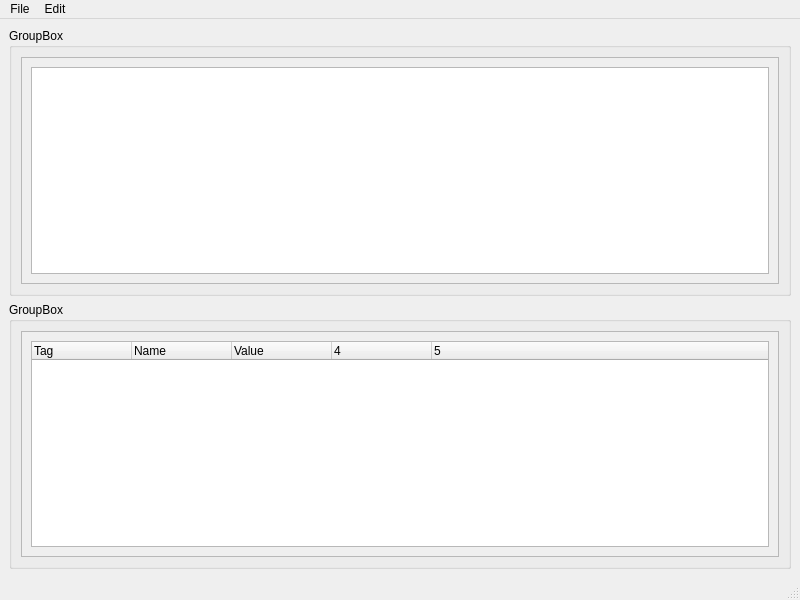
<?xml version="1.0" encoding="UTF-8"?>
<ui version="4.0">
 <class>MainWindow</class>
 <widget class="QMainWindow" name="MainWindow">
  <property name="geometry">
   <rect>
    <x>0</x>
    <y>0</y>
    <width>800</width>
    <height>600</height>
   </rect>
  </property>
  <property name="windowTitle">
   <string>MainWindow</string>
  </property>
  <widget class="QWidget" name="central_widget">
   <layout class="QFormLayout" name="formLayout_5">
    <item row="0" column="0" colspan="2">
     <widget class="QGroupBox" name="groupBox">
      <property name="title">
       <string>GroupBox</string>
      </property>
      <layout class="QFormLayout" name="formLayout_2">
       <item row="0" column="0" colspan="2">
        <widget class="QScrollArea" name="scrollArea">
         <property name="widgetResizable">
          <bool>true</bool>
         </property>
         <widget class="QWidget" name="scrollAreaWidgetContents">
          <property name="geometry">
           <rect>
            <x>0</x>
            <y>0</y>
            <width>744</width>
            <height>213</height>
           </rect>
          </property>
          <layout class="QFormLayout" name="formLayout">
           <item row="0" column="0" colspan="2">
            <widget class="QListWidget" name="listWidget">
             <property name="autoFillBackground">
              <bool>true</bool>
             </property>
             <property name="selectionRectVisible">
              <bool>true</bool>
             </property>
            </widget>
           </item>
          </layout>
         </widget>
        </widget>
       </item>
      </layout>
     </widget>
    </item>
    <item row="1" column="0" colspan="2">
     <widget class="QGroupBox" name="groupBox_2">
      <property name="title">
       <string>GroupBox</string>
      </property>
      <layout class="QFormLayout" name="formLayout_3">
       <item row="0" column="0" colspan="2">
        <widget class="QScrollArea" name="scrollArea_2">
         <property name="widgetResizable">
          <bool>true</bool>
         </property>
         <widget class="QWidget" name="scrollAreaWidgetContents_2">
          <property name="geometry">
           <rect>
            <x>0</x>
            <y>0</y>
            <width>744</width>
            <height>210</height>
           </rect>
          </property>
          <layout class="QFormLayout" name="formLayout_4">
           <item row="0" column="0" colspan="2">
            <widget class="QTreeWidget" name="treeWidget">
             <property name="sizeAdjustPolicy">
              <enum>QAbstractScrollArea::AdjustToContents</enum>
             </property>
             <property name="editTriggers">
              <set>QAbstractItemView::NoEditTriggers</set>
             </property>
             <property name="alternatingRowColors">
              <bool>true</bool>
             </property>
             <property name="indentation">
              <number>4</number>
             </property>
             <property name="columnCount">
              <number>5</number>
             </property>
             <column>
              <property name="text">
               <string notr="true">Tag</string>
              </property>
             </column>
             <column>
              <property name="text">
               <string notr="true">Name</string>
              </property>
             </column>
             <column>
              <property name="text">
               <string notr="true">Value</string>
              </property>
             </column>
             <column>
              <property name="text">
               <string notr="true">4</string>
              </property>
             </column>
             <column>
              <property name="text">
               <string notr="true">5</string>
              </property>
             </column>
            </widget>
           </item>
          </layout>
         </widget>
        </widget>
       </item>
      </layout>
     </widget>
    </item>
   </layout>
  </widget>
  <widget class="QMenuBar" name="menubar">
   <property name="geometry">
    <rect>
     <x>0</x>
     <y>0</y>
     <width>800</width>
     <height>37</height>
    </rect>
   </property>
   <widget class="QMenu" name="menuMain_Window">
    <property name="title">
     <string>File</string>
    </property>
    <addaction name="actionOpen"/>
    <addaction name="actionSave"/>
    <addaction name="actionSave_As"/>
   </widget>
   <widget class="QMenu" name="menuEdit">
    <property name="title">
     <string>Edit</string>
    </property>
    <addaction name="actionAdd_Element"/>
    <addaction name="actionAdd_Private_Element"/>
   </widget>
   <addaction name="menuMain_Window"/>
   <addaction name="menuEdit"/>
  </widget>
  <widget class="QStatusBar" name="statusbar"/>
  <action name="actionFile">
   <property name="text">
    <string>File</string>
   </property>
  </action>
  <action name="actionOpen">
   <property name="text">
    <string>Open</string>
   </property>
  </action>
  <action name="actionSave">
   <property name="text">
    <string>Save</string>
   </property>
  </action>
  <action name="actionSave_As">
   <property name="text">
    <string>Save As...</string>
   </property>
  </action>
  <action name="actionAdd_Element">
   <property name="text">
    <string>Add Element</string>
   </property>
  </action>
  <action name="actionAdd_Private_Element">
   <property name="text">
    <string>Add Private Element</string>
   </property>
  </action>
 </widget>
 <resources/>
 <connections/>
</ui>
